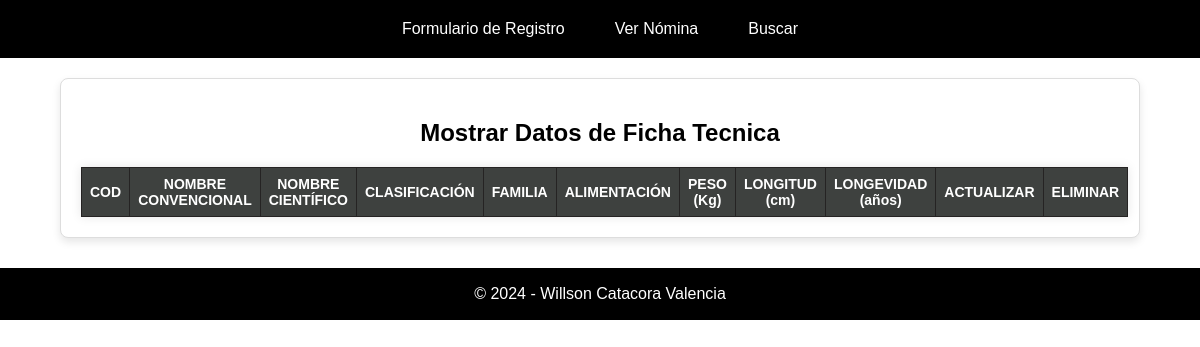
The app's page /?mostrar=nomina, older data.
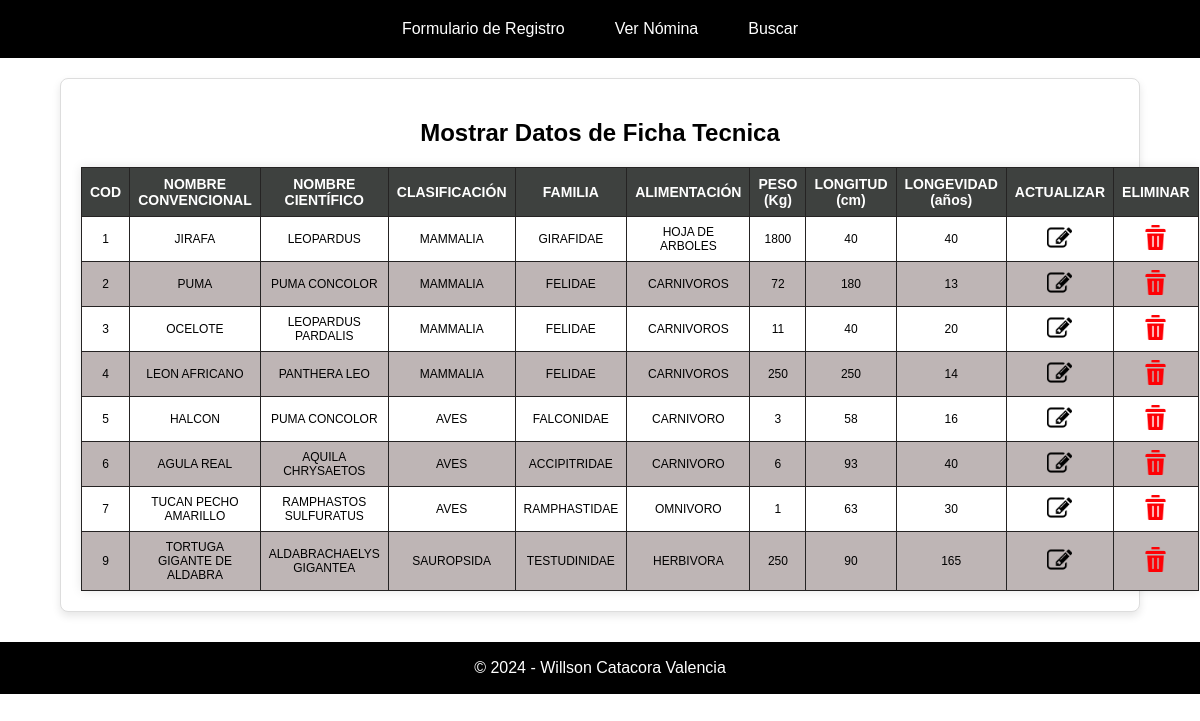
The same page, newer data.
### tables this page shows
CREATE TABLE `ficha_tecnica` (
  `Codigo` int(11) NOT NULL,
  `Nombre convencional` varchar(40) NOT NULL,
  `Nombre cientifico` varchar(40) NOT NULL,
  `Clasificación` varchar(25) NOT NULL,
  `Familia` varchar(25) NOT NULL,
  `Alimentación` varchar(25) NOT NULL,
  `Peso` int(11) NOT NULL,
  `Longitud` int(11) NOT NULL,
  `Longevidad` int(11) NOT NULL
);

### Ver_datos.php (the view)
<?php
    include('conexion.php');
    $consulta = "SELECT * FROM ficha_tecnica";
    $query = mysqli_query($conexion, $consulta) or die("No se ha podido mostrar la consulta");
    while($columna = mysqli_fetch_array($query)){
        echo "<tr>";
        echo "<td>".$columna['Codigo']."</td>";
        echo "<td>".$columna['Nombre convencional']."</td>";
        echo "<td>".$columna['Nombre cientifico']."</td>";
        echo "<td>".$columna['Clasificación']."</td>";
        echo "<td>".$columna['Familia']."</td>";
        echo "<td>".$columna['Alimentación']."</td>";
        echo "<td>".$columna['Peso']."</td>";
        echo "<td>".$columna['Longitud']."</td>";
        echo "<td>".$columna['Longevidad']."</td>";
        echo "<td><a href='datos.php?Codigo=".$columna['Codigo']."'><img src='./img/actualizar.png'></a></td>";
        echo "<td><a href='eliminar.php?Codigo=".$columna['Codigo']."' onclick='return confirm(\"¿Estás seguro de que deseas eliminar este registro?\")'><img src='./img/eliminar.png'></a></td>";
        echo "</tr>";
    }
?>

### header.php (shortened to what this page needs)
<!DOCTYPE html>
<html lang="es">
<head>
    <link rel="stylesheet" href="./css/styles.css">
</head>
<body>
    <header>
        <nav class="navbar">
            <a href="?mostrar=registro" class="nav-link">Formulario de Registro</a>
            <a href="?mostrar=nomina"  class="nav-link">Ver Nómina</a>
            <a href="?mostrar=busqueda"  class="nav-link">Buscar</a>
        </nav>
    </header>

### index.php (shortened to what this page needs)
<?php
    include('header.php');
?>
<div class="container">
    <?php
        $mostrar = isset($_GET['mostrar']) ? $_GET['mostrar'] : 'registro';
        if ($mostrar == 'registro') {
    ?>
    <div id="form-container">
        <h2>Formulario de Registro</h2>
        <form id="registration-form" action="registro.php" method="POST">
            <div class="form-group">
                <label>Nombre Convencional:</label>
                <input type="text" type="text" name="nombre_convencional" maxlength="40" required>
            </div>
            <div class="form-group">
                <label>Nombre Científico:</label>
                <input type="text" name="nombre_cientifico" maxlength="40" required>
            </div>
            <div class="form-group">
                <label>Clasificación:</label>
                <input type="text" name="clasificacion" maxlength="25" required>
            </div>
            <div class="form-group">
                <label>Familia:</label>
                <input type="text" name="familia" maxlength="25" required>
            </div>
            <div class="form-group">
                <label>Alimentación:</label>
                <input type="text" name="alimentacion" maxlength="25" required>
            </div>
            <div class="form-group">
                <label>Peso (kg):</label>
                <input type="number" name="peso" required>
            </div>
            <div class="form-group">
                <label>Longitud (cm):</label>
                <input type="number" name="longitud" required>
            </div>
            <div class="form-group">
                <label >Longevidad (años):</label>
                <input type="number" name="longevidad" required>
            </div>
            <div class="form-buttons">
                <button type="submit">Registrar</button>
                <button type="reset" class="reset-btn" >Borrar</button>
            </div>
        </form>
    </div>
    <?php
        }elseif($mostrar == 'nomina'){
    ?>
    <div id="table-container" >
        <h2>Mostrar Datos de Ficha Tecnica</h2>
        <table>
            <thead>
                <tr>
                    <th>COD</th>
                    <th>NOMBRE CONVENCIONAL</th>
                    <th>NOMBRE CIENTÍFICO</th>
                    <th>CLASIFICACIÓN</th>
                    <th>FAMILIA</th>
                    <th>ALIMENTACIÓN</th>
                    <th>PESO (Kg)</th>
                    <th>LONGITUD (cm)</th>
                    <th>LONGEVIDAD (años)</th>
                    <th>ACTUALIZAR</th>
                    <th>ELIMINAR</th>
                </tr>
            </thead>
            <tbody>
                <?php
                    include('Ver_datos.php');
                ?>
            </tbody>
        </table>
    </div>
    <?php
        }
    ?>
</div>
<?php
    include('footer.php');
?>

### footer.php
    <footer>
        <p>&copy; 2024 - Willson Catacora Valencia</p>
    </footer>
</body>
</html>

### css/styles.css (style rules this page uses)
body { font-family: Arial, sans-serif; margin: 0; padding: 0; }
header { background-color: #000000; padding: 10px 0; text-align: center; width: 100%; }
.navbar { display: flex; justify-content: center; gap: 10px; }
.nav-link { display: inline-block; padding: 10px 20px; font-size: 16px; color: rgb(255, 255, 255); background-color: #000000; text-decoration: none; border-radius: 4px; cursor: pointer; }
.container { width: 90%; margin: 20px auto; text-align: center; }
#form-container, #table-container { padding: 20px; border: 1px solid #ddd; border-radius: 8px; box-shadow: 0 4px 8px rgba(0, 0, 0, 0.1); background-color: #fff; margin-bottom: 30px; }
table { width: 100%; border-collapse: collapse; background-color: #ffffff; box-shadow: 0 0 10px rgba(0, 0, 0, 0.1); margin-top: 20px; }
table, th, td { border: 1px solid #252323; }
th, td { padding: 8px; text-align: center; }
th { background-color: #f2f2f2; font-weight: bold; }
th { font-size: 14px; background-color: #3e413f; color: white; }
td { font-size: 12px; }
tr:nth-child(even) { background-color: #beb5b5; }
img { width: 25px; height: auto; }
footer { background-color: #000000; color: #fff; text-align: center; padding: 1px 0; width: 100%; bottom: 0; left: 0; }

Row changes from the older to the newer data that the page shows:
added ficha_tecnica: Codigo "1", Nombre convencional "JIRAFA", Nombre cientifico "LEOPARDUS", Clasificación "MAMMALIA", Familia "GIRAFIDAE", Alimentación "HOJA DE ARBOLES", Peso "1800", Longitud "40", Longevidad "40"
added ficha_tecnica: Codigo "2", Nombre convencional "PUMA", Nombre cientifico "PUMA CONCOLOR", Clasificación "MAMMALIA", Familia "FELIDAE", Alimentación "CARNIVOROS", Peso "72", Longitud "180", Longevidad "13"
added ficha_tecnica: Codigo "3", Nombre convencional "OCELOTE", Nombre cientifico "LEOPARDUS PARDALIS", Clasificación "MAMMALIA", Familia "FELIDAE", Alimentación "CARNIVOROS", Peso "11", Longitud "40", Longevidad "20"
added ficha_tecnica: Codigo "4", Nombre convencional "LEON AFRICANO", Nombre cientifico "PANTHERA LEO", Clasificación "MAMMALIA", Familia "FELIDAE", Alimentación "CARNIVOROS", Peso "250", Longitud "250", Longevidad "14"
added ficha_tecnica: Codigo "5", Nombre convencional "HALCON", Nombre cientifico "PUMA CONCOLOR", Clasificación "AVES", Familia "FALCONIDAE", Alimentación "CARNIVORO", Peso "3", Longitud "58", Longevidad "16"
added ficha_tecnica: Codigo "6", Nombre convencional "AGULA REAL", Nombre cientifico "AQUILA CHRYSAETOS", Clasificación "AVES", Familia "ACCIPITRIDAE", Alimentación "CARNIVORO", Peso "6", Longitud "93", Longevidad "40"
added ficha_tecnica: Codigo "7", Nombre convencional "TUCAN PECHO AMARILLO", Nombre cientifico "RAMPHASTOS SULFURATUS", Clasificación "AVES", Familia "RAMPHASTIDAE", Alimentación "OMNIVORO", Peso "1", Longitud "63", Longevidad "30"
added ficha_tecnica: Codigo "9", Nombre convencional "TORTUGA GIGANTE DE ALDABRA", Nombre cientifico "ALDABRACHAELYS GIGANTEA", Clasificación "SAUROPSIDA", Familia "TESTUDINIDAE", Alimentación "HERBIVORA", Peso "250", Longitud "90", Longevidad "165"
